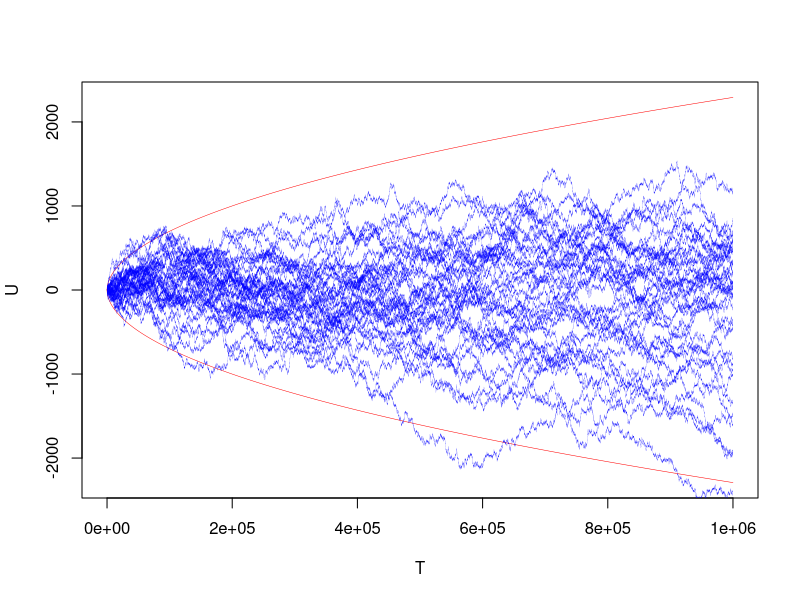

Write the R code that produced this figure. (Note: a time limit stopped this script after it produced the figure.)
# For a direct output to the screen comment out the commands 
# pdf("lil.pdf") and dev.off(). Otherwise your output will be lil.pdf.

pdf("lil.pdf")

N <- 1000000               # Number of independent random variables, inner loop
K <- 1000                  # Number of realizations
S <- 1:N                   # Sum of random variables 
T <- 1:N                   # Number of step in the computation of the sum
U <- 1:N                   # Upper bound
L <- 1:N                   # Lower bound
B <- sqrt(2*N*log(log(N))) # Upper and lower bound for the graph 

for (i in 3:N){L[i] <- - sqrt(2*i*log( log(i)))}
for (i in 3:N){U[i] <-   sqrt(2*i*log( log(i)))}
plot(T,U,type="l",col="red1",lwd=0.5,ylim=c(-B,B))
lines(T,L,type="l",col="red1",lwd=0.5)

for (k in 1:K){
f <- 2*rbinom(n=N,size=1,prob=0.5) - 1
S[1] <- f[1]
for (i in 2:N){S[i] <- S[i-1] + f[i]}
lines(T,S,type="l",col="blue1",lwd=0.1)
}

title( "Law of Iterated Logarithm" , cex.main=1, font.main=1 )

dev.off()
